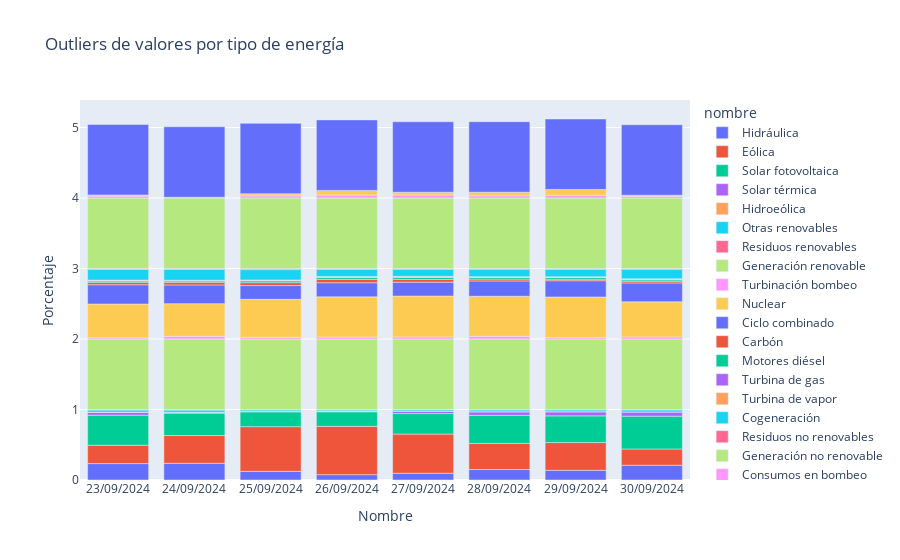

The notebook cell saved with this chart:
### Code cell
fig = px.bar(balance_df,
            x = 'Fecha actualización',
            y = 'Porcentaje',
            title = 'Outliers de valores por tipo de energía',
            color = 'nombre')

fig.update_layout(
    xaxis_title = 'Nombre',
    yaxis_title = "Porcentaje",
)

### Figure 1 — Plotly figure (JSON) as saved in the notebook; plotly's stock layout.template omitted (floating-point values rounded to 4 significant figures)
{"data": [{"alignmentgroup": "True", "hovertemplate": "nombre=Hidráulica<br>Fecha actualización=%{x}<br>Porcentaje=%{y}<extra></extra>", "legendgroup": "Hidráulica", "marker": {"color": "#636efa", "pattern": {"shape": ""}}, "name": "Hidráulica", "offsetgroup": "Hidráulica", "orientation": "v", "showlegend": true, "textposition": "auto", "type": "bar", "x": ["23/09/2024", "24/09/2024", "25/09/2024", "26/09/2024", "27/09/2024", "28/09/2024", "29/09/2024", "30/09/2024"], "xaxis": "x", "y": [0.2328, 0.2367, 0.1224, 0.07617, 0.09588, 0.1482, 0.1378, 0.21], "yaxis": "y"}, {"alignmentgroup": "True", "hovertemplate": "nombre=Eólica<br>Fecha actualización=%{x}<br>Porcentaje=%{y}<extra></extra>", "legendgroup": "Eólica", "marker": {"color": "#EF553B", "pattern": {"shape": ""}}, "name": "Eólica", "offsetgroup": "Eólica", "orientation": "v", "showlegend": true, "textposition": "auto", "type": "bar", "x": ["23/09/2024", "24/09/2024", "25/09/2024", "26/09/2024", "27/09/2024", "28/09/2024", "29/09/2024", "30/09/2024"], "xaxis": "x", "y": [0.261, 0.3943, 0.6346, 0.6846, 0.5558, 0.3706, 0.3935, 0.2299], "yaxis": "y"}, {"alignmentgroup": "True", "hovertemplate": "nombre=Solar fotovoltaica<br>Fecha actualización=%{x}<br>Porcentaje=%{y}<extra></extra>", "legendgroup": "Solar fotovoltaica", "marker": {"color": "#00cc96", "pattern": {"shape": ""}}, "name": "Solar fotovoltaica", "offsetgroup": "Solar fotovoltaica", "orientation": "v", "showlegend": true, "textposition": "auto", "type": "bar", "x": ["23/09/2024", "24/09/2024", "25/09/2024", "26/09/2024", "27/09/2024", "28/09/2024", "29/09/2024", "30/09/2024"], "xaxis": "x", "y": [0.4252, 0.3173, 0.2097, 0.2074, 0.2908, 0.398, 0.3785, 0.466], "yaxis": "y"}, {"alignmentgroup": "True", "hovertemplate": "nombre=Solar térmica<br>Fecha actualización=%{x}<br>Porcentaje=%{y}<extra></extra>", "legendgroup": "Solar térmica", "marker": {"color": "#ab63fa", "pattern": {"shape": ""}}, "name": "Solar térmica", "offsetgroup": "Solar térmica", "orientation": "v", "showlegend": true, "textposition": "auto", "type": "bar", "x": ["23/09/2024", "24/09/2024", "25/09/2024", "26/09/2024", "27/09/2024", "28/09/2024", "29/09/2024", "30/09/2024"], "xaxis": "x", "y": [0.04359, 0.01221, 0.006067, 0.01009, 0.03256, 0.0511, 0.05841, 0.05945], "yaxis": "y"}, {"alignmentgroup": "True", "hovertemplate": "nombre=Hidroeólica<br>Fecha actualización=%{x}<br>Porcentaje=%{y}<extra></extra>", "legendgroup": "Hidroeólica", "marker": {"color": "#FFA15A", "pattern": {"shape": ""}}, "name": "Hidroeólica", "offsetgroup": "Hidroeólica", "orientation": "v", "showlegend": true, "textposition": "auto", "type": "bar", "x": ["23/09/2024", "24/09/2024", "25/09/2024", "26/09/2024", "27/09/2024", "28/09/2024", "29/09/2024", "30/09/2024"], "xaxis": "x", "y": [0.0004376, 0.0003038, 0.0001869, 0.0001188, 0.0001926, 0.0002609, 0.0002301, 0.0004493], "yaxis": "y"}, {"alignmentgroup": "True", "hovertemplate": "nombre=Otras renovables<br>Fecha actualización=%{x}<br>Porcentaje=%{y}<extra></extra>", "legendgroup": "Otras renovables", "marker": {"color": "#19d3f3", "pattern": {"shape": ""}}, "name": "Otras renovables", "offsetgroup": "Otras renovables", "orientation": "v", "showlegend": true, "textposition": "auto", "type": "bar", "x": ["23/09/2024", "24/09/2024", "25/09/2024", "26/09/2024", "27/09/2024", "28/09/2024", "29/09/2024", "30/09/2024"], "xaxis": "x", "y": [0.02914, 0.03075, 0.02104, 0.01662, 0.02015, 0.02582, 0.02603, 0.02828], "yaxis": "y"}, {"alignmentgroup": "True", "hovertemplate": "nombre=Residuos renovables<br>Fecha actualización=%{x}<br>Porcentaje=%{y}<extra></extra>", "legendgroup": "Residuos renovables", "marker": {"color": "#FF6692", "pattern": {"shape": ""}}, "name": "Residuos renovables", "offsetgroup": "Residuos renovables", "orientation": "v", "showlegend": true, "textposition": "auto", "type": "bar", "x": ["23/09/2024", "24/09/2024", "25/09/2024", "26/09/2024", "27/09/2024", "28/09/2024", "29/09/2024", "30/09/2024"], "xaxis": "x", "y": [0.007885, 0.008414, 0.005994, 0.004983, 0.00456, 0.006068, 0.005519, 0.005898], "yaxis": "y"}, {"alignmentgroup": "True", "hovertemplate": "nombre=Generación renovable<br>Fecha actualización=%{x}<br>Porcentaje=%{y}<extra></extra>", "legendgroup": "Generación renovable", "marker": {"color": "#B6E880", "pattern": {"shape": ""}}, "name": "Generación renovable", "offsetgroup": "Generación renovable", "orientation": "v", "showlegend": true, "textposition": "auto", "type": "bar", "x": ["23/09/2024", "24/09/2024", "25/09/2024", "26/09/2024", "27/09/2024", "28/09/2024", "29/09/2024", "30/09/2024"], "xaxis": "x", "y": [1, 1, 1, 1, 1, 1, 1, 1], "yaxis": "y"}, {"alignmentgroup": "True", "hovertemplate": "nombre=Turbinación bombeo<br>Fecha actualización=%{x}<br>Porcentaje=%{y}<extra></extra>", "legendgroup": "Turbinación bombeo", "marker": {"color": "#FF97FF", "pattern": {"shape": ""}}, "name": "Turbinación bombeo", "offsetgroup": "Turbinación bombeo", "orientation": "v", "showlegend": true, "textposition": "auto", "type": "bar", "x": ["23/09/2024", "24/09/2024", "25/09/2024", "26/09/2024", "27/09/2024", "28/09/2024", "29/09/2024", "30/09/2024"], "xaxis": "x", "y": [0.01646, 0.03767, 0.02391, 0.02795, 0.02978, 0.0381, 0.01971, 0.02958], "yaxis": "y"}, {"alignmentgroup": "True", "hovertemplate": "nombre=Nuclear<br>Fecha actualización=%{x}<br>Porcentaje=%{y}<extra></extra>", "legendgroup": "Nuclear", "marker": {"color": "#FECB52", "pattern": {"shape": ""}}, "name": "Nuclear", "offsetgroup": "Nuclear", "orientation": "v", "showlegend": true, "textposition": "auto", "type": "bar", "x": ["23/09/2024", "24/09/2024", "25/09/2024", "26/09/2024", "27/09/2024", "28/09/2024", "29/09/2024", "30/09/2024"], "xaxis": "x", "y": [0.4797, 0.4632, 0.5385, 0.5699, 0.5798, 0.5683, 0.5769, 0.4976], "yaxis": "y"}, {"alignmentgroup": "True", "hovertemplate": "nombre=Ciclo combinado<br>Fecha actualización=%{x}<br>Porcentaje=%{y}<extra></extra>", "legendgroup": "Ciclo combinado", "marker": {"color": "#636efa", "pattern": {"shape": ""}}, "name": "Ciclo combinado", "offsetgroup": "Ciclo combinado", "orientation": "v", "showlegend": true, "textposition": "auto", "type": "bar", "x": ["23/09/2024", "24/09/2024", "25/09/2024", "26/09/2024", "27/09/2024", "28/09/2024", "29/09/2024", "30/09/2024"], "xaxis": "x", "y": [0.2741, 0.2665, 0.1957, 0.2009, 0.1962, 0.2177, 0.2308, 0.2685], "yaxis": "y"}, {"alignmentgroup": "True", "hovertemplate": "nombre=Carbón<br>Fecha actualización=%{x}<br>Porcentaje=%{y}<extra></extra>", "legendgroup": "Carbón", "marker": {"color": "#EF553B", "pattern": {"shape": ""}}, "name": "Carbón", "offsetgroup": "Carbón", "orientation": "v", "showlegend": true, "textposition": "auto", "type": "bar", "x": ["23/09/2024", "24/09/2024", "25/09/2024", "26/09/2024", "27/09/2024", "28/09/2024", "29/09/2024", "30/09/2024"], "xaxis": "x", "y": [0.03246, 0.03676, 0.04135, 0.04576, 0.04082, 0.02574, 0.02156, 0.02502], "yaxis": "y"}, {"alignmentgroup": "True", "hovertemplate": "nombre=Motores diésel<br>Fecha actualización=%{x}<br>Porcentaje=%{y}<extra></extra>", "legendgroup": "Motores diésel", "marker": {"color": "#00cc96", "pattern": {"shape": ""}}, "name": "Motores diésel", "offsetgroup": "Motores diésel", "orientation": "v", "showlegend": true, "textposition": "auto", "type": "bar", "x": ["23/09/2024", "24/09/2024", "25/09/2024", "26/09/2024", "27/09/2024", "28/09/2024", "29/09/2024", "30/09/2024"], "xaxis": "x", "y": [0.02026, 0.02004, 0.02507, 0.02655, 0.02635, 0.02355, 0.02359, 0.02028], "yaxis": "y"}, {"alignmentgroup": "True", "hovertemplate": "nombre=Turbina de gas<br>Fecha actualización=%{x}<br>Porcentaje=%{y}<extra></extra>", "legendgroup": "Turbina de gas", "marker": {"color": "#ab63fa", "pattern": {"shape": ""}}, "name": "Turbina de gas", "offsetgroup": "Turbina de gas", "orientation": "v", "showlegend": true, "textposition": "auto", "type": "bar", "x": ["23/09/2024", "24/09/2024", "25/09/2024", "26/09/2024", "27/09/2024", "28/09/2024", "29/09/2024", "30/09/2024"], "xaxis": "x", "y": [0.005836, 0.004382, 0.005887, 0.007419, 0.007934, 0.003885, 0.003285, 0.0039], "yaxis": "y"}, {"alignmentgroup": "True", "hovertemplate": "nombre=Turbina de vapor<br>Fecha actualización=%{x}<br>Porcentaje=%{y}<extra></extra>", "legendgroup": "Turbina de vapor", "marker": {"color": "#FFA15A", "pattern": {"shape": ""}}, "name": "Turbina de vapor", "offsetgroup": "Turbina de vapor", "orientation": "v", "showlegend": true, "textposition": "auto", "type": "bar", "x": ["23/09/2024", "24/09/2024", "25/09/2024", "26/09/2024", "27/09/2024", "28/09/2024", "29/09/2024", "30/09/2024"], "xaxis": "x", "y": [0.006619, 0.005861, 0.006985, 0.008668, 0.008288, 0.007371, 0.007415, 0.008171], "yaxis": "y"}, {"alignmentgroup": "True", "hovertemplate": "nombre=Cogeneración<br>Fecha actualización=%{x}<br>Porcentaje=%{y}<extra></extra>", "legendgroup": "Cogeneración", "marker": {"color": "#19d3f3", "pattern": {"shape": ""}}, "name": "Cogeneración", "offsetgroup": "Cogeneración", "orientation": "v", "showlegend": true, "textposition": "auto", "type": "bar", "x": ["23/09/2024", "24/09/2024", "25/09/2024", "26/09/2024", "27/09/2024", "28/09/2024", "29/09/2024", "30/09/2024"], "xaxis": "x", "y": [0.1505, 0.1516, 0.1471, 0.09861, 0.09782, 0.103, 0.1051, 0.1359], "yaxis": "y"}, {"alignmentgroup": "True", "hovertemplate": "nombre=Residuos no renovables<br>Fecha actualización=%{x}<br>Porcentaje=%{y}<extra></extra>", "legendgroup": "Residuos no renovables", "marker": {"color": "#FF6692", "pattern": {"shape": ""}}, "name": "Residuos no renovables", "offsetgroup": "Residuos no renovables", "orientation": "v", "showlegend": true, "textposition": "auto", "type": "bar", "x": ["23/09/2024", "24/09/2024", "25/09/2024", "26/09/2024", "27/09/2024", "28/09/2024", "29/09/2024", "30/09/2024"], "xaxis": "x", "y": [0.01415, 0.01398, 0.01558, 0.01432, 0.01294, 0.01242, 0.01167, 0.01093], "yaxis": "y"}, {"alignmentgroup": "True", "hovertemplate": "nombre=Generación no renovable<br>Fecha actualización=%{x}<br>Porcentaje=%{y}<extra></extra>", "legendgroup": "Generación no renovable", "marker": {"color": "#B6E880", "pattern": {"shape": ""}}, "name": "Generación no renovable", "offsetgroup": "Generación no renovable", "orientation": "v", "showlegend": true, "textposition": "auto", "type": "bar", "x": ["23/09/2024", "24/09/2024", "25/09/2024", "26/09/2024", "27/09/2024", "28/09/2024", "29/09/2024", "30/09/2024"], "xaxis": "x", "y": [1, 1, 1, 1, 1, 1, 1, 1], "yaxis": "y"}, {"alignmentgroup": "True", "hovertemplate": "nombre=Consumos en bombeo<br>Fecha actualización=%{x}<br>Porcentaje=%{y}<extra></extra>", "legendgroup": "Consumos en bombeo", "marker": {"color": "#FF97FF", "pattern": {"shape": ""}}, "name": "Consumos en bombeo", "offsetgroup": "Consumos en bombeo", "orientation": "v", "showlegend": true, "textposition": "auto", "type": "bar", "x": ["23/09/2024", "24/09/2024", "25/09/2024", "26/09/2024", "27/09/2024", "28/09/2024", "29/09/2024", "30/09/2024"], "xaxis": "x", "y": [0.0271, 0.01043, 0.02966, 0.04287, 0.04405, 0.03257, 0.04025, 0.0238], "yaxis": "y"}, {"alignmentgroup": "True", "hovertemplate": "nombre=Saldo I. internacionales<br>Fecha actualización=%{x}<br>Porcentaje=%{y}<extra></extra>", "legendgroup": "Saldo I. internacionales", "marker": {"color": "#FECB52", "pattern": {"shape": ""}}, "name": "Saldo I. internacionales", "offsetgroup": "Saldo I. internacionales", "orientation": "v", "showlegend": true, "textposition": "auto", "type": "bar", "x": ["23/09/2024", "24/09/2024", "25/09/2024", "26/09/2024", "27/09/2024", "28/09/2024", "29/09/2024", "30/09/2024"], "xaxis": "x", "y": [0.01609, 0.0004861, 0.02991, 0.06532, 0.03769, 0.05005, 0.08075, 0.01603], "yaxis": "y"}, {"alignmentgroup": "True", "hovertemplate": "nombre=Demanda en b.c.<br>Fecha actualización=%{x}<br>Porcentaje=%{y}<extra></extra>", "legendgroup": "Demanda en b.c.", "marker": {"color": "#636efa", "pattern": {"shape": ""}}, "name": "Demanda en b.c.", "offsetgroup": "Demanda en b.c.", "orientation": "v", "showlegend": true, "textposition": "auto", "type": "bar", "x": ["23/09/2024", "24/09/2024", "25/09/2024", "26/09/2024", "27/09/2024", "28/09/2024", "29/09/2024", "30/09/2024"], "xaxis": "x", "y": [1, 1, 1, 1, 1, 1, 1, 1], "yaxis": "y"}], "layout": {"barmode": "relative", "legend": {"title": {"text": "nombre"}, "tracegroupgap": 0}, "title": {"text": "Outliers de valores por tipo de energía"}, "xaxis": {"anchor": "y", "domain": [0, 1], "title": {"text": "Nombre"}}, "yaxis": {"anchor": "x", "domain": [0, 1], "title": {"text": "Porcentaje"}}}}
